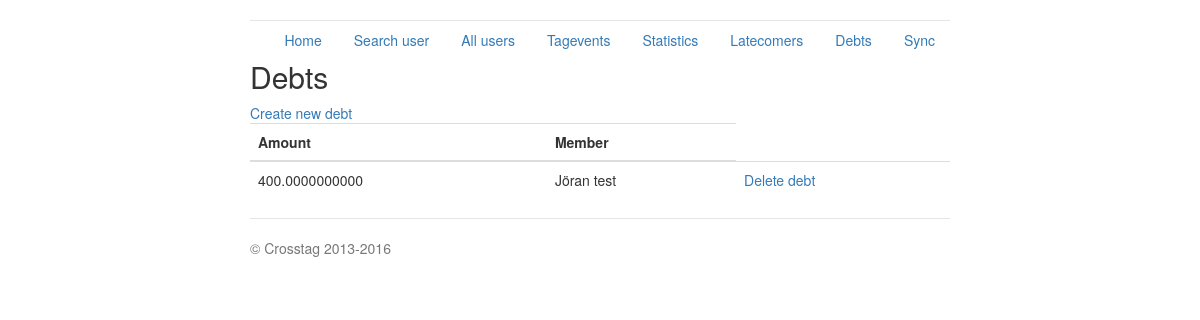
The app's page /debt_check, older data.
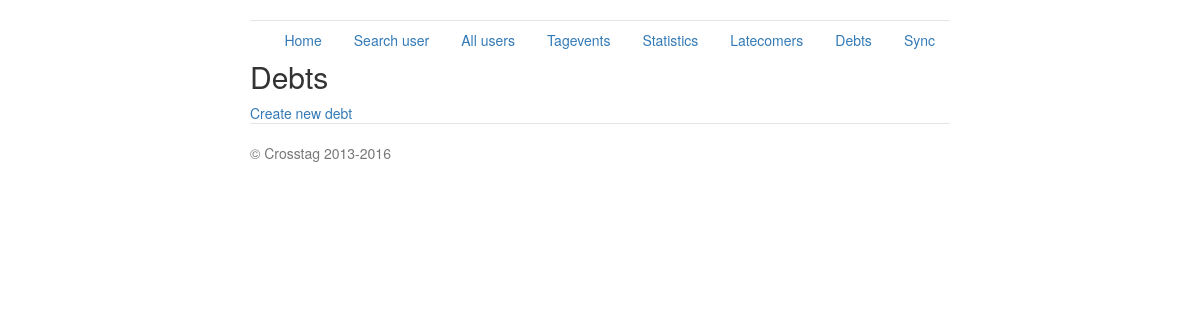
The same page, newer data.
### crosstag_server.py (models this page shows, shortened)
class Debt(db.Model):
    id = db.Column(db.Integer, primary_key=True)
    amount = db.Column(db.Numeric)
    uid = db.Column(db.Integer, db.ForeignKey('user.index'))

class User(db.Model):
    index = db.Column(db.Integer, primary_key=True)
    fortnox_id = db.Column(db.Integer)
    name = db.Column(db.String(80))
    email = db.Column(db.String(120))
    phone = db.Column(db.String(20))
    address = db.Column(db.String(50))
    address2 = db.Column(db.String(50))
    city = db.Column(db.String(120))
    zip_code = db.Column(db.Integer)
    tag_id = db.Column(db.String(20))
    gender = db.Column(db.String(10))
    ssn = db.Column(db.String(13))
    expiry_date = db.Column(db.Date)
    create_date = db.Column(db.Date)
    status = db.Column(db.String(50))

### crosstag_server.py (the view)
@app.route('/debt_check', methods=['GET'])
def debt_check():
    users = User.query.all()
    debts = Debt.query.all()
    arr = []
    testarr = []
    for user in users:
        for debt in debts:
            if user.index == debt.uid:
                testarr = {'debt': debt, 'user': user}
                arr.append(testarr)
    return render_template('debt_check.html',
                           title='Check',
                           hits=arr)

### templates/debt_check.html
{% extends "base.html" %}
{% block content %}
<h2>Debts</h2><a href="/debt_create">Create new debt</a>
{% if hits %}
	<table class="table table-hover">
        <tbody>
            <thead>
                <tr>
                    <th>Amount</th><th>Member</th>
                </tr>
            </thead>
            {% for hit in hits %}
                <tr>
                    <td>{{hit['debt'].amount}} </td><td>{{hit['user'].name}}</td>
                    <td><a href='#'onclick="confirm('Delete this debt?')">Delete debt</a> </td>
                </tr>
            {% endfor %}
        </tbody>
    </table>
{% endif %}
{% endblock %}

Row changes from the older to the newer data that the page shows:
no longer on this page (row unchanged): Debt: debt.amount "400.0000000000"
removed User: user.name "Jöran test"
Text that changed along with them:
text no longer shown: "Amount Member"
list line gone: "Delete debt"
